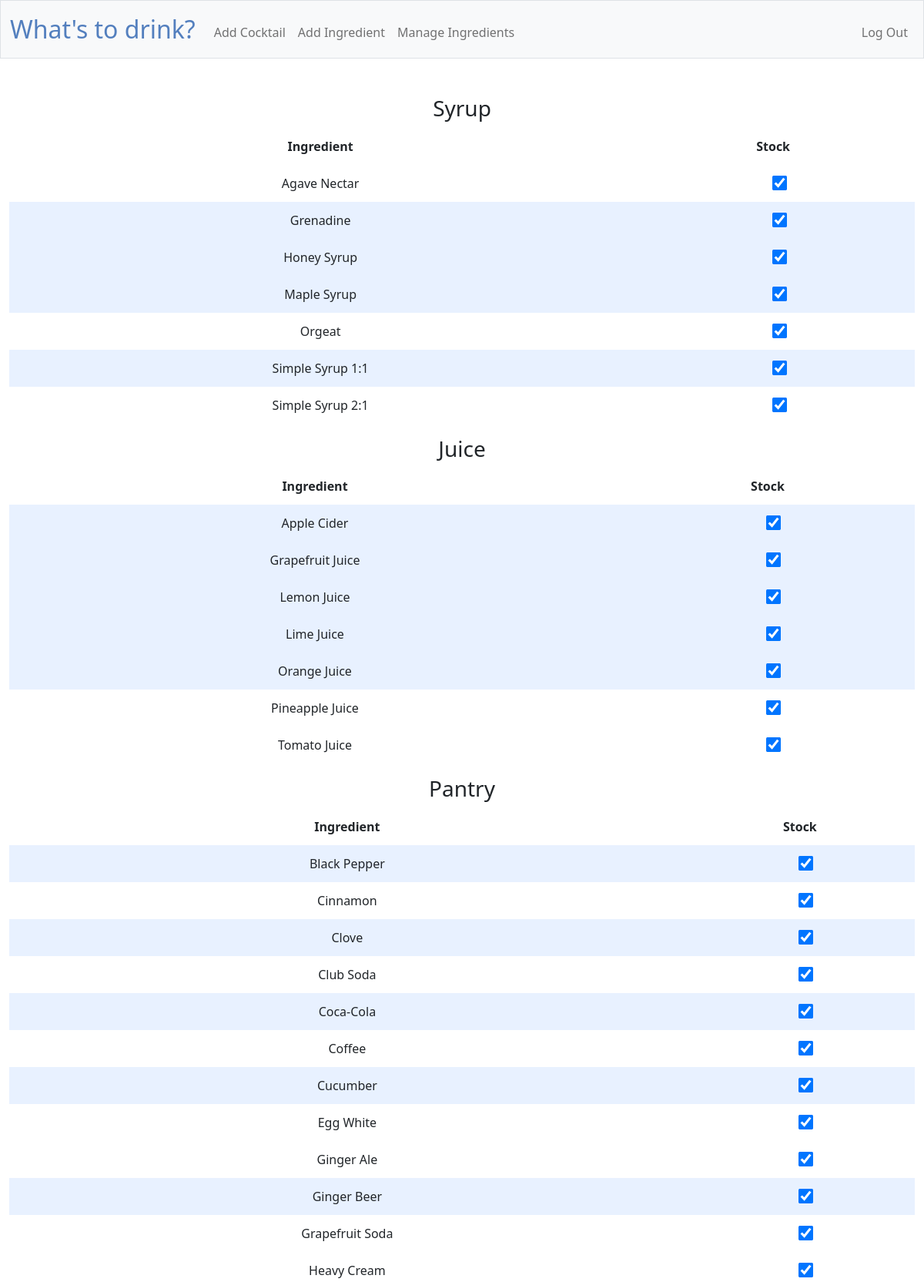
/manageingredients (signed in, upper part), run on the app's committed database.
### tables this page shows
CREATE TABLE common_ingredients (id INTEGER PRIMARY KEY AUTOINCREMENT NOT NULL, name TEXT NOT NULL, type TEXT);

### app.py (the view, shortened to what this page needs)
@app.route("/manageingredients", methods=["GET", "POST"])
@login_required
def manageingredients():
    if request.method =="GET":
        ingredients = db.execute("SELECT 'common' AS source, ci.id AS ingredient_id, ci.name, ci.type, cs.stock FROM common_ingredients ci LEFT JOIN common_stock cs ON ci.id = cs.ingredient_id AND cs.user_id = ? UNION SELECT 'user' AS source, i.id AS ingredient_id, i.name, i.type, i.stock FROM ingredients i WHERE i.user_id = ? ORDER BY name ASC", session["user_id"], session["user_id"])
        types = db.execute("SELECT DISTINCT type FROM common_ingredients")
        return render_template(
            "manageingredients.html", ingredients=ingredients, types=types
        )

### app.py (called while the page is built)
@app.after_request
def after_request(response):
    response.headers["Cache-Control"] = "no-cache, no-store, must-revalidate"
    response.headers["Expires"] = 0
    response.headers["Pragma"] = "no-cache"
    return response

### helpers.py (called while the page is built)
def login_required(f):
    @wraps(f)
    def decorated_function(*args, **kwargs):
        if session.get("user_id") is None:
            return redirect("/login")
        return f(*args, **kwargs)
    return decorated_function

### templates/manageingredients.html (shortened to what this page needs)
{% extends "layout.html" %}
{% block main %}
    <form action="/manageingredients" method="post">
        {% for type in types %}
            <h3>{{ type.type|capitalize }}</h3>
                <table>
                    <thead>
                        <tr>
                            <th>Ingredient</th>
                            <th>Stock</th>
                        </tr>
                    </thead>
                    <tbody>
                        {% for ingredient in ingredients %}
                            <tr>
                                {% if ingredient.type == type.type %}
                                    <td>{{ ingredient.name }}</td>
                                    {% if ingredient.stock == "on" %}
                                    <td>
                                        <input type="checkbox" id="stock_{{ ingredient.name }}" name="stock_{{ ingredient.name }}" checked>
                                    </td>
                                    {% endif %}
                                {% endif %}
                            </tr>
                        {% endfor %}
                    </tbody>
                </table>
        {% endfor %}
    </form>
{% endblock %}

### templates/layout.html (shortened to what this page needs)
<!DOCTYPE html>
<html lang="en">
    <head>
        <link href="https://cdn.jsdelivr.net/npm/bootstrap@5.1.3/dist/css/bootstrap.min.css" rel="stylesheet">
        <link href="/static/styles.css" rel="stylesheet">
    </head>
    <body>
        <nav class="bg-light border navbar navbar-expand-md navbar-light">
            <div class="container-fluid">
                <a class="navbar-brand" href="/"><span class="blue">What's to drink?</span></a>
                <div class="collapse navbar-collapse" id="navbar">
                    {% if session["user_id"] %}
                        <ul class="navbar-nav me-auto mt-2">
                            <li class="nav-item"><a class="nav-link" href="/addcocktail">Add Cocktail</a></li>
                            <li class="nav-item"><a class="nav-link" href="/addingredient">Add Ingredient</a></li>
                            <li class="nav-item"><a class="nav-link" href="/manageingredients">Manage Ingredients</a></li>
                        </ul>
                        <ul class="navbar-nav ms-auto mt-2">
                            <li class="nav-item"><a class="nav-link" href="/logout">Log Out</a></li>
                        </ul>
                    {% else %}
                        <ul class="navbar-nav ms-auto mt-2">
                            <li class="nav-item"><a class="nav-link" href="/register">Register</a></li>
                            <li class="nav-item"><a class="nav-link" href="/login">Log In</a></li>
                        </ul>
                    {% endif %}
                </div>
            </div>
        </nav>
        <main class="container-fluid py-5 text-center">
            {% block main %}{% endblock %}
        </main>
    </body>
</html>

### static/styles.css (style rules this page uses)
nav .navbar-brand { font-size: xx-large; }
nav .navbar-brand .blue { color: #537fbe; }
table { background-color: transparent; margin-bottom: 1rem; width: 100%; }
table th, table td { padding: 0.75rem; vertical-align: middle; }
tbody tr:nth-of-type(odd) { background-color: rgb(179, 208, 255, 0.3) }
input[type=checkbox] { transform: scale(1.5); margin-left: 1rem; }

### data on the page
common_ingredients: name "Agave Nectar"
common_ingredients: name "Grenadine"
common_ingredients: name "Honey Syrup"
common_ingredients: name "Maple Syrup"
common_ingredients: name "Orgeat"
common_ingredients: name "Simple Syrup 1:1"
common_ingredients: name "Simple Syrup 2:1"
common_ingredients: name "Apple Cider"
common_ingredients: name "Grapefruit Juice"
common_ingredients: name "Lemon Juice"
common_ingredients: name "Lime Juice"
common_ingredients: name "Orange Juice"
common_ingredients: name "Pineapple Juice"
common_ingredients: name "Tomato Juice"
common_ingredients: name "Black Pepper"
common_ingredients: name "Cinnamon"
common_ingredients: name "Clove"
common_ingredients: name "Club Soda"
common_ingredients: name "Coca-Cola"
common_ingredients: name "Coffee"
common_ingredients: name "Cucumber"
common_ingredients: name "Egg White"
common_ingredients: name "Ginger Ale"
common_ingredients: name "Ginger Beer"
common_ingredients: name "Grapefruit Soda"
common_ingredients: name "Heavy Cream"

### other printed values
{{ type.type|capitalize }} "Syrup" "Juice" "Pantry"
